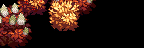

Below is a game level as drawn by its tile map, then a one-line description and the .tmx file that defines it, in full:
An orthogonal 9x3 tile map with 16x16 px tiles, 1 tile layer (Back3).

<map version="1.10" tiledversion="1.10.2" orientation="orthogonal" renderorder="right-down" compressionlevel="0" width="9" height="3" tilewidth="16" tileheight="16" infinite="0" nextlayerid="22" nextobjectid="9">
 <properties>
  <property name="AmbientLight" value="255 255 255" />
  <property name="IsGreenhouse" value="T" />
  <property name="Warp" value="5 17 Farm 28 16" />
 </properties>
 <tileset firstgid="1" name="Tiny_Bushes_Fall_Starblue" tilewidth="16" tileheight="16" tilecount="27" columns="9">
  <image source="Tiny_Bushes_Fall_Starblue.png" width="144" height="48" />
 </tileset>
 <layer id="21" name="Back3" width="9" height="3">
  <data encoding="csv">
1,2,3,4,5,6,0,0,0,
10,11,0,13,14,0,0,0,0,
19,20,0,0,0,0,0,0,0
</data>
 </layer>
</map>
